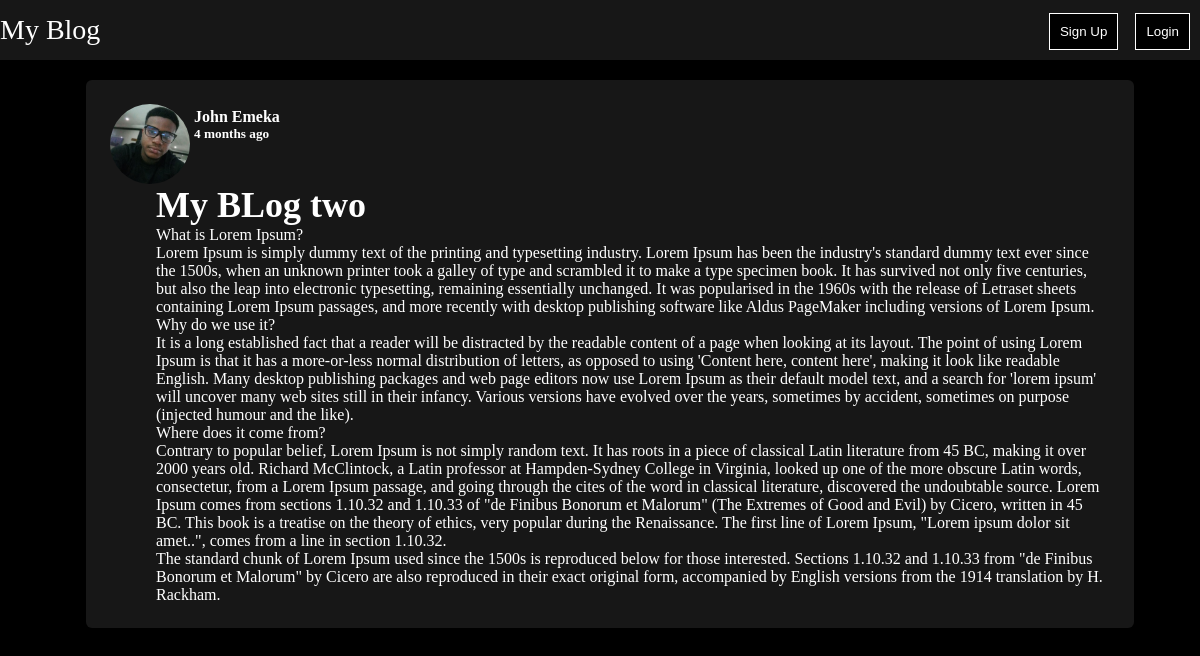
Before: /post/my-blog-two with the older database file.
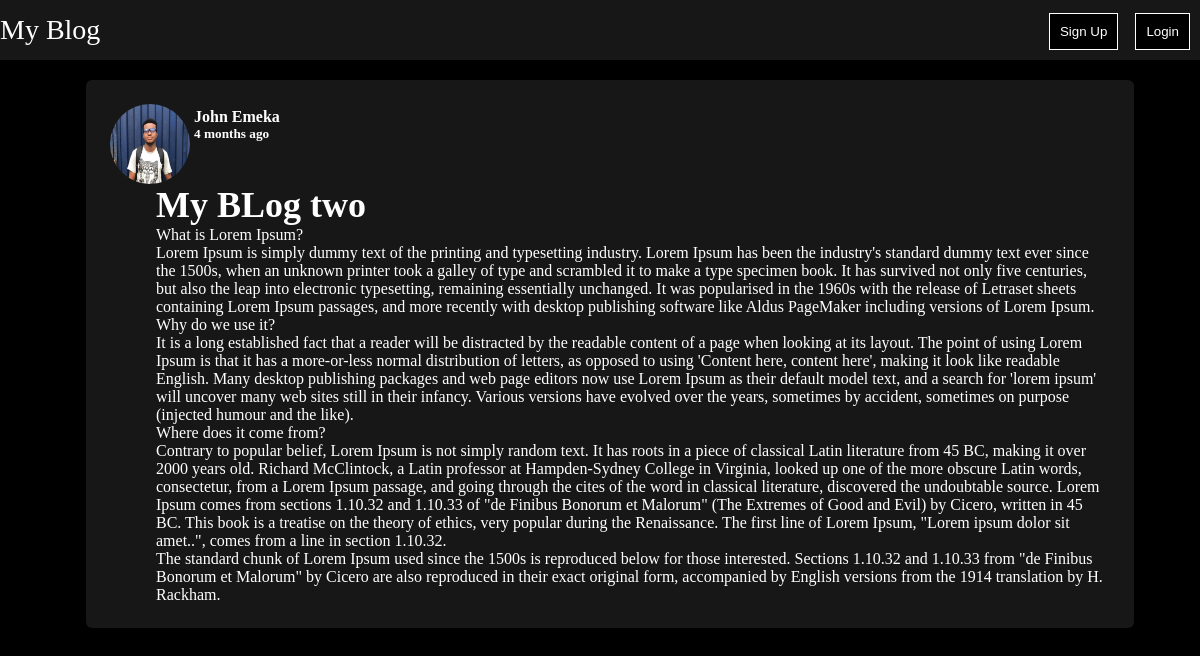
After: the same page with the newer database file.
### blog/models.py (models this page shows, shortened)
class Posts(models.Model):
    author = models.ForeignKey(User, on_delete=models.CASCADE)
    slug = models.SlugField(db_index=True, blank=True, max_length=250)
    title = models.CharField(max_length=250)
    author_img = models.CharField(max_length=50)
    views = models.IntegerField(default=0)
    date = models.DateTimeField(default=datetime.now())
    content = models.TextField()

class User(AbstractUser):
    profile_img = models.FileField(upload_to="profiles", blank=True)

### blog/views.py (the view)
# urls.py: path("post/<slug:slug>", views.post),
def post(req, slug):
    current_post = Posts.objects.get(slug= slug)
    Posts.objects.filter(slug= slug).update(views=F('views') + 1)
    return  render(req, "blog/post.html", {
        "post": current_post
    })

### blog/templates/blog/post.html (shortened to what this page needs)
{% extends './base.html' %}
{% load static %}
{% block page_css %}
    <link rel="stylesheet" href="{% static 'blog/css/post.css' %}" />
{% endblock %}
{% block page_content %}
    <div class="post">
        <div class="author-section">
            <img class="profile-img" height="80px" width="80px"  src="/{{ post.author.profile_img }}" alt="profile"  />
            <div>
                <h4>{{ post.author.first_name }} {{ post.author.last_name }}</h4>
                <h5>{{ post.date | timesince }} ago</h5>
            </div>
        </div>
        <div class="post-section">
            <h1> {{post.title}} </h1>
            <p>
                {{post.content | linebreaks }}
            </p>
        </div>
    </div>
{% endblock %}

Changed rows visible on the page:
changed Posts "My BLog two": author.profile_img: a different picture
